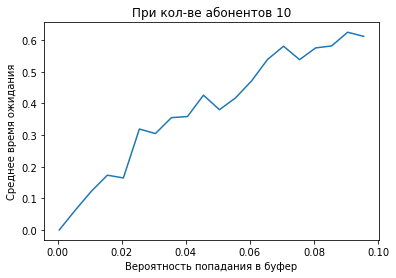

Here is the Python script that generated this plot:
import matplotlib.pyplot as plt
import random

def Func():
    global BUF
    global N
    global ListOfProbability
    global AverageOfT
    global p

    while p <= 1/N:
        m = 0
        SUmOfCollision = 0
        SumOfSumAb = 0
        ListOfProbability.append(p)
        while m <= BUF:
            SumOfAb = 0
            n = 0
            while n <= N:
                SumOfAb += random.choices([1, 0], [p, 1 - p])[0]
                n += 1
            if SumOfAb > 1:
                SUmOfCollision += SumOfAb
            SumOfSumAb += SumOfAb
            m += 1
        result = float(SUmOfCollision/SumOfSumAb)
        AverageOfT.append(result)
        p += 0.005

    plt.xlabel("Вероятность попадания в буфер")
    plt.ylabel("Среднее время ожидания")
    plt.title('При кол-ве абонентов ' + str(N))
    plt.plot(ListOfProbability, AverageOfT)
    plt.show()


BUF = 1000                  #размер буфера
N = int(input("Сколько абонентов=? "))  #число абонентов
p = 0.0005                       #вероятность
ListOfProbability = list()  #массив вероятности
AverageOfT = list()         #среднее
Func()                      #вызов функции
